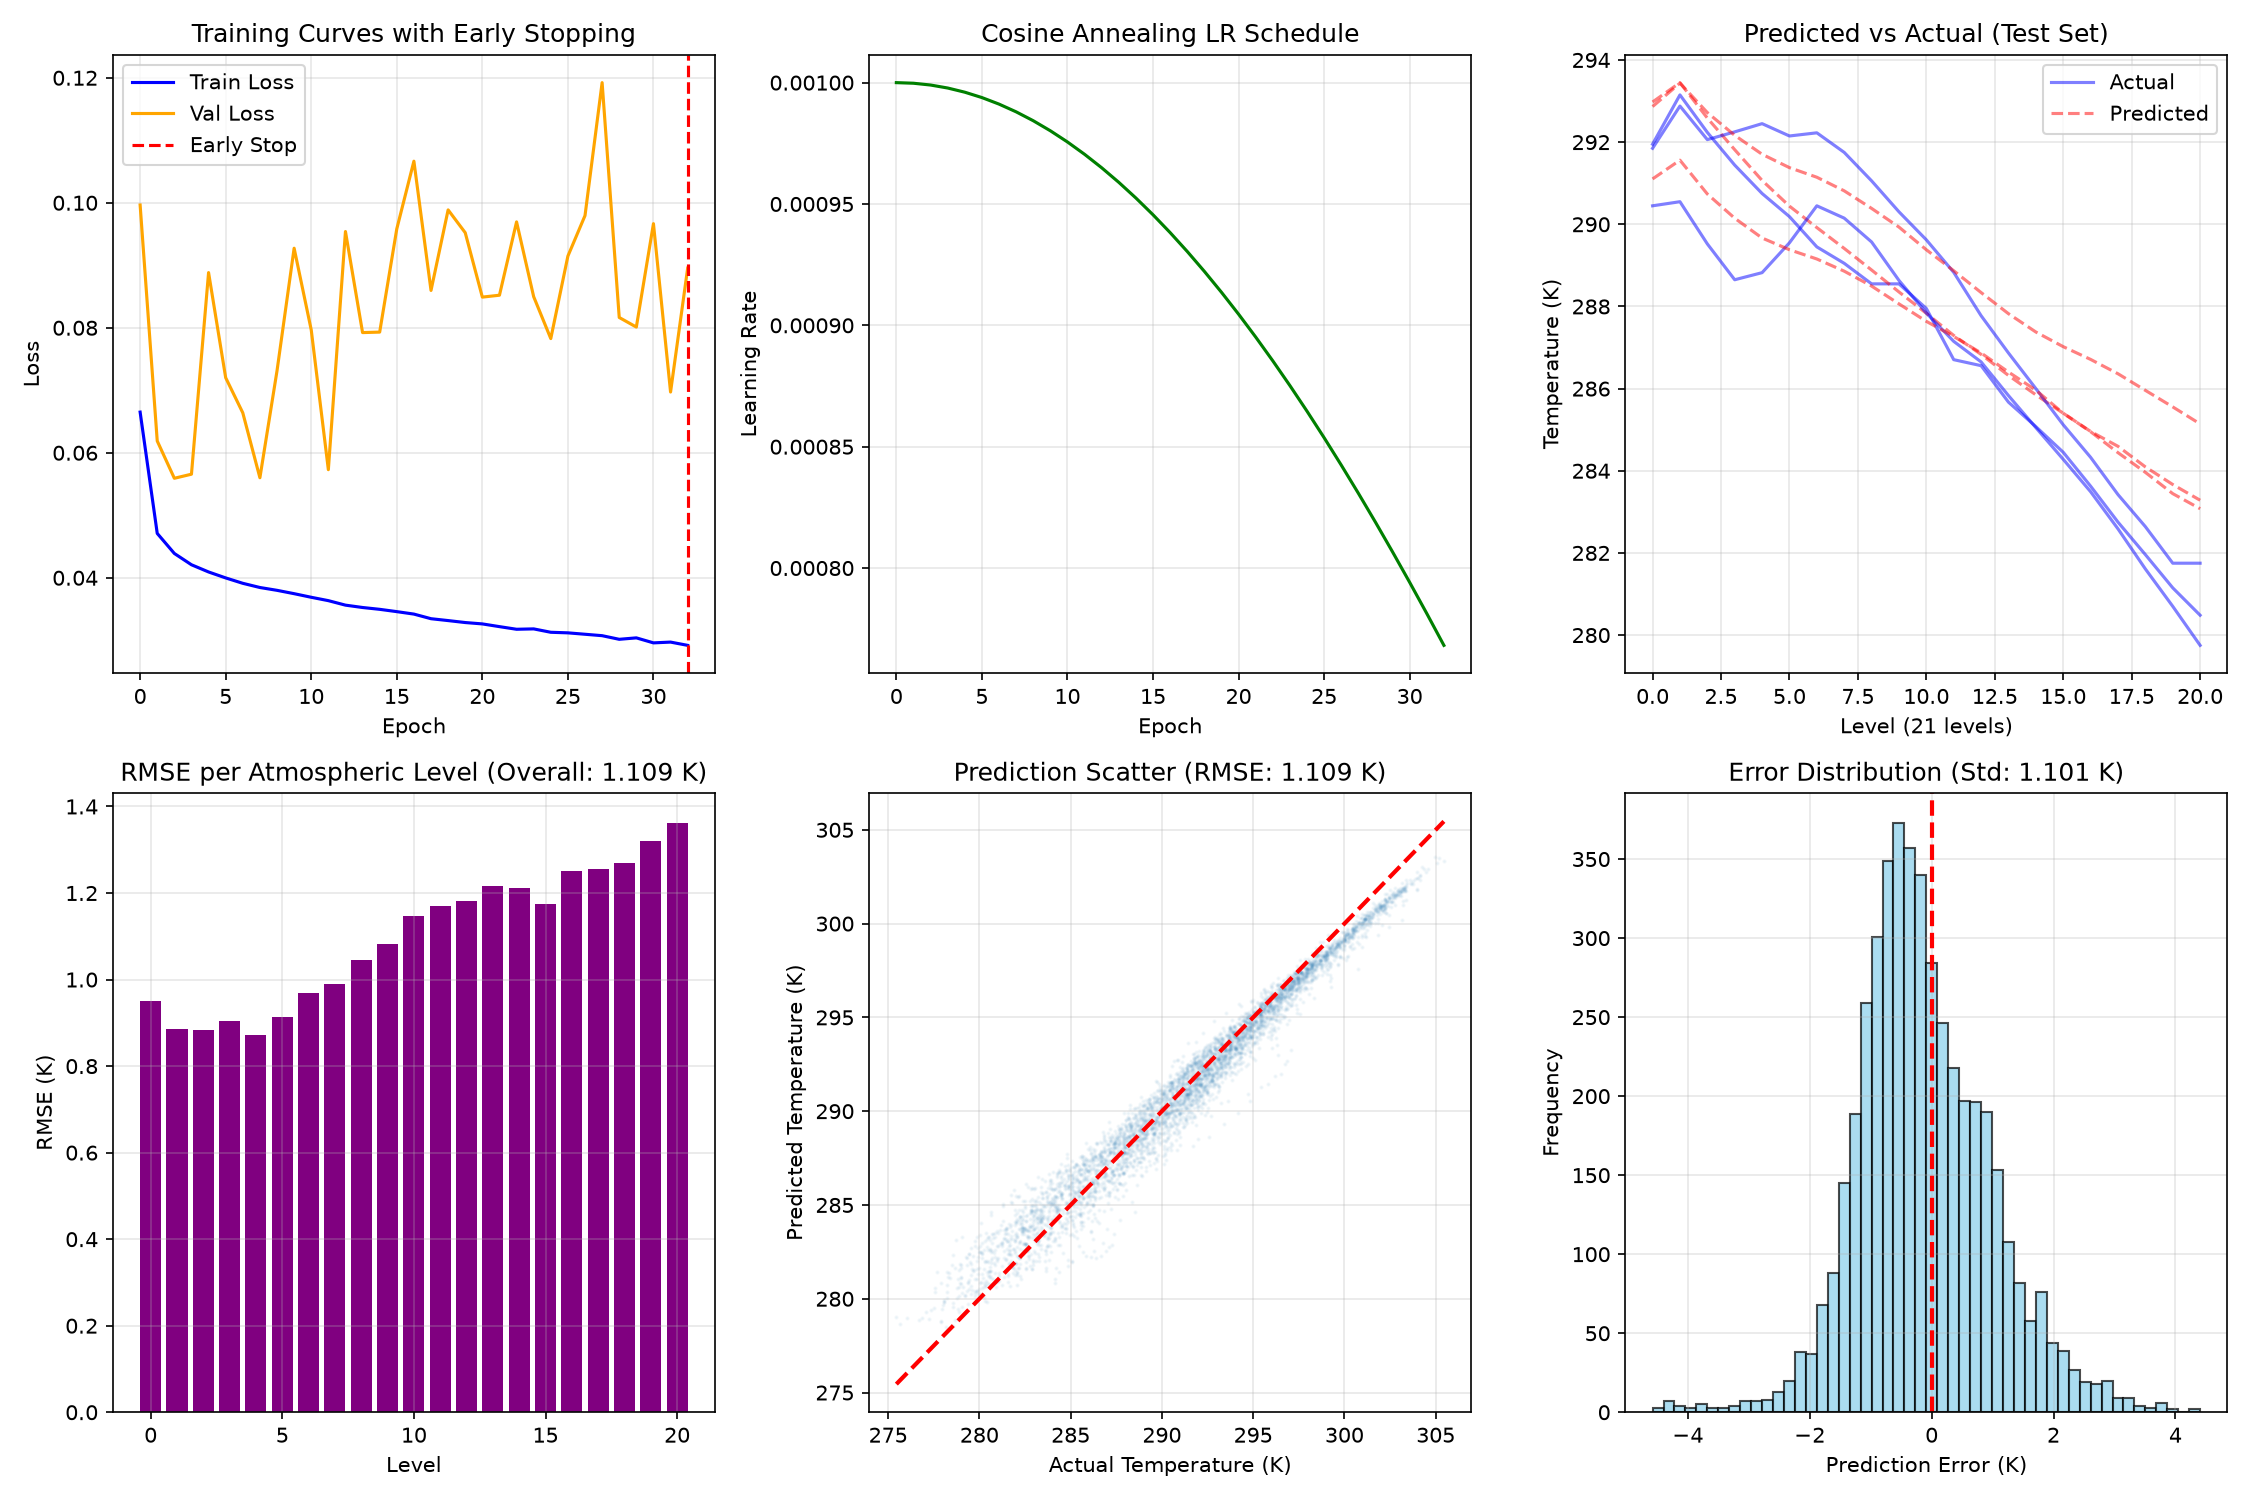

Write Python code to recreate this figure.
import os
os.environ['NUMPY_EXPERIMENTAL_DTYPE_API'] = '1'

import numpy as np
np._ARRAY_API = True
import torch

import torch.nn as nn
import torch.optim as optim
from torch.utils.data import DataLoader, TensorDataset
import h5py
import matplotlib
matplotlib.use('Agg')
import matplotlib.pyplot as plt
from sklearn.preprocessing import StandardScaler
from torch.optim.lr_scheduler import CosineAnnealingLR
import warnings
warnings.filterwarnings('ignore')

print("="*70)
print("WEEK 3 - DAY 13: INVERSE PROBLEM BASELINE")
print("Signal (Measurements) → Profile (Temperature)")
print("="*70)

# ============================================
# 1. LOAD DATA (CORRECT INVERSE DIRECTION)
# ============================================
print("\n📂 Loading data...")
f = h5py.File('q6_phase_a_dataset.h5', 'r')

# INVERSE DIRECTION: Measurements → Profile
X_train = f['train/y_30ch'][:]     # Input: 30 measurements
y_train = f['train/T'][:]          # Output: 21 temperature levels

X_test = f['test/y_30ch'][:]       # Input: 30 measurements
y_test = f['test/T'][:]            # Output: 21 temperature levels

X_val = f['val/y_30ch'][:]         # Input: 30 measurements
y_val = f['val/T'][:]              # Output: 21 temperature levels

f.close()

print(f"  Training: {X_train.shape[0]} samples")
print(f"  Input (measurements): {X_train.shape[1]} channels")
print(f"  Output (temperature levels): {y_train.shape[1]} levels")
print(f"  ✅ CORRECT INVERSE DIRECTION: Signal → Profile")

# ============================================
# 2. STANDARDIZE DATA
# ============================================
print("\n📊 Standardizing data...")
scaler_X = StandardScaler()
scaler_y = StandardScaler()

X_train_scaled = scaler_X.fit_transform(X_train)
y_train_scaled = scaler_y.fit_transform(y_train)
X_test_scaled = scaler_X.transform(X_test)
y_test_scaled = scaler_y.transform(y_test)
X_val_scaled = scaler_X.transform(X_val)
y_val_scaled = scaler_y.transform(y_val)

# ============================================
# 3. CONVERT TO TENSORS
# ============================================
X_train_t = torch.FloatTensor(X_train_scaled)
y_train_t = torch.FloatTensor(y_train_scaled)
X_test_t = torch.FloatTensor(X_test_scaled)
y_test_t = torch.FloatTensor(y_test_scaled)
X_val_t = torch.FloatTensor(X_val_scaled)
y_val_t = torch.FloatTensor(y_val_scaled)

# ============================================
# 4. CREATE DATALOADER
# ============================================
batch_size = 64
train_dataset = TensorDataset(X_train_t, y_train_t)
train_loader = DataLoader(train_dataset, batch_size=batch_size, shuffle=True)

# ============================================
# 5. DEFINE RESIDUAL MLP WITH DROPOUT
# ============================================
class ResidualBlock(nn.Module):
    def __init__(self, dim, dropout_rate=0.2):
        super(ResidualBlock, self).__init__()
        self.net = nn.Sequential(
            nn.Linear(dim, dim),
            nn.ReLU(),
            nn.Dropout(dropout_rate),
            nn.Linear(dim, dim),
        )
        self.act = nn.ReLU()
    
    def forward(self, x):
        return self.act(x + self.net(x))

class InverseResidualMLP(nn.Module):
    def __init__(self, input_dim=30, hidden_dim=128, output_dim=21, num_blocks=4, dropout_rate=0.2):
        super(InverseResidualMLP, self).__init__()
        self.input_layer = nn.Linear(input_dim, hidden_dim)
        self.blocks = nn.ModuleList([
            ResidualBlock(hidden_dim, dropout_rate) for _ in range(num_blocks)
        ])
        self.output_layer = nn.Linear(hidden_dim, output_dim)
        self.activation = nn.ReLU()
        self.dropout = nn.Dropout(dropout_rate)
    
    def forward(self, x):
        x = self.activation(self.input_layer(x))
        x = self.dropout(x)
        for block in self.blocks:
            x = block(x)
        x = self.output_layer(x)
        return x

model = InverseResidualMLP()
print(f"\n🧠 Model: Inverse Residual MLP")
print(f"  Parameters: {sum(p.numel() for p in model.parameters()):,}")

# ============================================
# 6. TRAINING WITH EARLY STOPPING & LR SCHEDULE
# ============================================
device = torch.device('cuda' if torch.cuda.is_available() else 'cpu')
model = model.to(device)
print(f"  Device: {device}")

criterion = nn.MSELoss()
optimizer = optim.Adam(model.parameters(), lr=0.001)
scheduler = CosineAnnealingLR(optimizer, T_max=100, eta_min=1e-6)

print("\n🚀 Training with Early Stopping + Cosine LR Schedule...")

epochs = 200
train_losses = []
val_losses = []
learning_rates = []

# Early stopping
best_val_loss = float('inf')
patience_counter = 0
patience = 30
best_model_state = None

for epoch in range(epochs):
    model.train()
    epoch_loss = 0
    for batch_X, batch_y in train_loader:
        batch_X, batch_y = batch_X.to(device), batch_y.to(device)
        optimizer.zero_grad()
        outputs = model(batch_X)
        loss = criterion(outputs, batch_y)
        loss.backward()
        optimizer.step()
        epoch_loss += loss.item()
    
    # Validation
    model.eval()
    with torch.no_grad():
        X_val_t_device = X_val_t.to(device)
        y_val_t_device = y_val_t.to(device)
        val_pred = model(X_val_t_device)
        val_loss = criterion(val_pred, y_val_t_device)
    
    avg_train_loss = epoch_loss / len(train_loader)
    train_losses.append(avg_train_loss)
    val_losses.append(val_loss.item())
    learning_rates.append(scheduler.get_last_lr()[0])
    
    # Early stopping check
    if val_loss.item() < best_val_loss:
        best_val_loss = val_loss.item()
        patience_counter = 0
        best_model_state = {k: v.cpu().clone() for k, v in model.state_dict().items()}
    else:
        patience_counter += 1
    
    # Update learning rate
    scheduler.step()
    
    if (epoch + 1) % 20 == 0:
        print(f"  Epoch {epoch+1}/{epochs} - Train: {avg_train_loss:.6f}, Val: {val_loss.item():.6f}, LR: {scheduler.get_last_lr()[0]:.2e}")
    
    if patience_counter >= patience:
        print(f"  ⏹️ Early stopping at epoch {epoch+1}!")
        print(f"  Best validation loss: {best_val_loss:.6f}")
        break

# Restore best model
if best_model_state is not None:
    model.load_state_dict(best_model_state)
    print(f"  ✅ Restored best model with val loss: {best_val_loss:.6f}")

# ============================================
# 7. EVALUATE ON TEST SET (In physical units)
# ============================================
print("\n📊 Evaluating on test set...")
model.eval()
with torch.no_grad():
    X_test_t_device = X_test_t.to(device)
    y_pred_scaled = model(X_test_t_device).detach().cpu().numpy()

# Inverse transform to physical units (Kelvin)
y_pred = scaler_y.inverse_transform(y_pred_scaled)
y_test_actual = scaler_y.inverse_transform(y_test_scaled)

# RMSE per layer (in Kelvin)
layer_rmse = np.sqrt(np.mean((y_pred - y_test_actual)**2, axis=0))
overall_rmse = np.sqrt(np.mean((y_pred - y_test_actual)**2))

print(f"\n✅ Overall Test RMSE: {overall_rmse:.4f} K")
print(f"\n📊 Per-Layer RMSE (K):")
print(f"  First 5 levels: {layer_rmse[:5]}")
print(f"  Middle 5 levels: {layer_rmse[8:13]}")
print(f"  Last 5 levels: {layer_rmse[16:21]}")

# ============================================
# 8. PLOT RESULTS
# ============================================
print("\n📈 Generating plots...")
fig, axes = plt.subplots(2, 3, figsize=(15, 10))

# Loss curves with early stopping
axes[0,0].plot(train_losses, label='Train Loss', color='blue')
axes[0,0].plot(val_losses, label='Val Loss', color='orange')
if len(val_losses) < epochs:
    axes[0,0].axvline(x=len(val_losses)-1, color='r', linestyle='--', label='Early Stop')
axes[0,0].set_xlabel('Epoch')
axes[0,0].set_ylabel('Loss')
axes[0,0].set_title('Training Curves with Early Stopping')
axes[0,0].legend()
axes[0,0].grid(True, alpha=0.3)

# Learning rate schedule
axes[0,1].plot(learning_rates, color='green')
axes[0,1].set_xlabel('Epoch')
axes[0,1].set_ylabel('Learning Rate')
axes[0,1].set_title('Cosine Annealing LR Schedule')
axes[0,1].grid(True, alpha=0.3)

# Predicted vs actual (first 3 test samples)
for i in range(min(3, len(y_test_actual))):
    axes[0,2].plot(y_test_actual[i], 'b-', alpha=0.5, label='Actual' if i==0 else '')
    axes[0,2].plot(y_pred[i], 'r--', alpha=0.5, label='Predicted' if i==0 else '')
axes[0,2].set_xlabel('Level (21 levels)')
axes[0,2].set_ylabel('Temperature (K)')
axes[0,2].set_title('Predicted vs Actual (Test Set)')
axes[0,2].legend()
axes[0,2].grid(True, alpha=0.3)

# Per-layer RMSE
axes[1,0].bar(range(len(layer_rmse)), layer_rmse, color='purple')
axes[1,0].set_xlabel('Level')
axes[1,0].set_ylabel('RMSE (K)')
axes[1,0].set_title(f'RMSE per Atmospheric Level (Overall: {overall_rmse:.3f} K)')
axes[1,0].grid(True, alpha=0.3)

# Scatter plot
axes[1,1].scatter(y_test_actual.flatten(), y_pred.flatten(), alpha=0.05, s=1)
axes[1,1].plot([y_test_actual.min(), y_test_actual.max()], 
               [y_test_actual.min(), y_test_actual.max()], 'r--', linewidth=2)
axes[1,1].set_xlabel('Actual Temperature (K)')
axes[1,1].set_ylabel('Predicted Temperature (K)')
axes[1,1].set_title(f'Prediction Scatter (RMSE: {overall_rmse:.3f} K)')
axes[1,1].grid(True, alpha=0.3)

# Error distribution
errors = (y_pred - y_test_actual).flatten()
axes[1,2].hist(errors, bins=50, color='skyblue', edgecolor='black', alpha=0.7)
axes[1,2].axvline(x=0, color='r', linestyle='--', linewidth=2)
axes[1,2].set_xlabel('Prediction Error (K)')
axes[1,2].set_ylabel('Frequency')
axes[1,2].set_title(f'Error Distribution (Std: {np.std(errors):.3f} K)')
axes[1,2].grid(True, alpha=0.3)

plt.tight_layout()
plt.savefig('day13_inverse_baseline.png', dpi=150)
print("✅ Saved plot to 'day13_inverse_baseline.png'")

# ============================================
# 9. SUMMARY
# ============================================
print("\n" + "="*70)
print("DAY 13 SUMMARY - INVERSE BASELINE")
print("="*70)
print(f"✅ Overall Test RMSE: {overall_rmse:.4f} K")
print(f"✅ Best Validation Loss: {best_val_loss:.6f}")
print(f"✅ Early Stopping at: {len(val_losses)} epochs")
print(f"\n📊 Per-Layer RMSE (K):")
for i, rmse in enumerate(layer_rmse[:10]):
    print(f"  Level {i+1:2d}: {rmse:.4f} K")
print(f"  ...")
for i, rmse in enumerate(layer_rmse[15:21]):
    print(f"  Level {i+16:2d}: {rmse:.4f} K")

print("\n" + "="*70)
print("✅ Day 13 Complete! Inverse baseline established.")
print("="*70)
